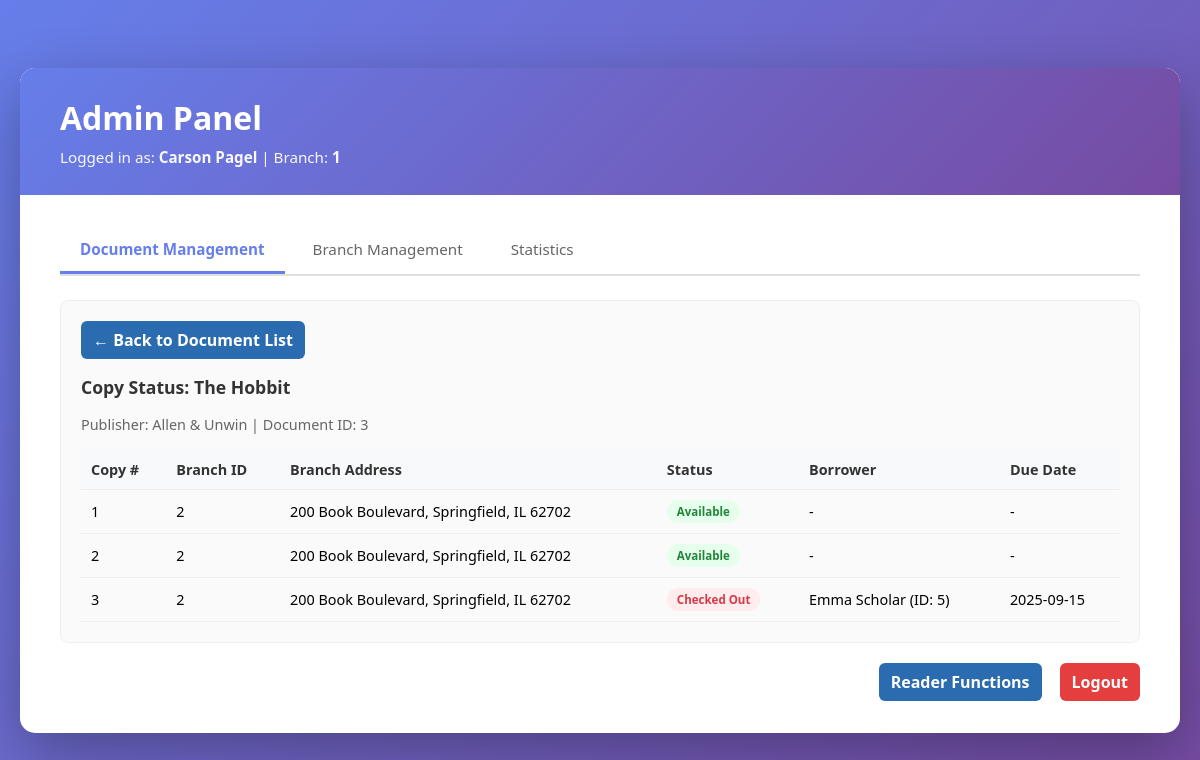
Screenshot of /admin.php?tab=docs&view=copies&view_copies=3 (signed in) with the database file from the repository.
### tables this page shows
CREATE TABLE `User` (
  `UserID` int(11) NOT NULL,
  `Address` text NOT NULL,
  `Password` varchar(30) NOT NULL,
  `is_admin` tinyint(1) NOT NULL DEFAULT 0,
  `firstname` varchar(30) DEFAULT NULL,
  `lastname` varchar(30) DEFAULT NULL
);

CREATE TABLE `Librarian` (
  `UserID` int(11) NOT NULL,
  `BranchID` int(11) NOT NULL,
  `StartDate` date NOT NULL
);

CREATE TABLE `Document` (
  `DocID` int(11) NOT NULL,
  `Title` varchar(1000) NOT NULL,
  `Publisher` varchar(1000) NOT NULL
);

CREATE TABLE `Copy` (
  `DocID` int(11) NOT NULL,
  `BranchID` int(11) NOT NULL,
  `CopyNum` smallint(6) NOT NULL,
  `UserID` int(11) DEFAULT NULL,
  `Date` date NOT NULL
);

CREATE TABLE `Lib_Branch` (
  `BranchID` int(1) NOT NULL,
  `Address` text NOT NULL,
  `PhoneNumber` char(10) NOT NULL
);

CREATE TABLE `Borrows` (
  `DocID` int(11) NOT NULL,
  `CopyNum` smallint(6) NOT NULL,
  `UserID` int(11) NOT NULL,
  `BorrowDate` date NOT NULL,
  `ReturnDate` date NOT NULL
);

### admin.php (the view, shortened to what this page needs)
<?php
include 'database.php';
$userID = $_SESSION['userid'];
$userQ = mysqli_query($conn, "SELECT firstname, lastname, is_admin FROM User WHERE UserID = '$userID'");
$userData = mysqli_fetch_assoc($userQ);
$branchID = null;
$libQ = mysqli_query($conn, "SELECT BranchID FROM Librarian WHERE UserID = '$userID'");
if (mysqli_num_rows($libQ) > 0) {
    $branchID = mysqli_fetch_assoc($libQ)['BranchID'];
}
function h($s) {
    return htmlspecialchars($s, ENT_QUOTES | ENT_SUBSTITUTE, 'UTF-8');
}
$currentTab = isset($_GET['tab']) ? $_GET['tab'] : 'docs';
$currentView = isset($_GET['view']) ? $_GET['view'] : 'list';
$docSearch = '';
$copyStatusDocID = null;
if (isset($_GET['view_copies'])) {
    $copyStatusDocID = intval($_GET['view_copies']);
    $currentTab = 'docs';
    $currentView = 'copies';
}
$documents = [];
$copyStatusData = null;
if ($currentView === 'copies' && $copyStatusDocID > 0) {
    $docQ = mysqli_query($conn, "SELECT Title, Publisher FROM Document WHERE DocID = '$copyStatusDocID'");
    $docInfo = mysqli_fetch_assoc($docQ);
    $sql = "SELECT c.CopyNum, c.BranchID, lb.Address AS BranchAddress, b.UserID AS BorrowerID,
            u.firstname, u.lastname, b.BorrowDate, b.ReturnDate
            FROM Copy c
            LEFT JOIN Lib_Branch lb ON c.BranchID = lb.BranchID
            LEFT JOIN Borrows b ON c.DocID = b.DocID AND c.CopyNum = b.CopyNum
            LEFT JOIN User u ON b.UserID = u.UserID
            WHERE c.DocID = '$copyStatusDocID'
            ORDER BY c.BranchID, c.CopyNum";
    $res = mysqli_query($conn, $sql);
    $copies = [];
    while ($row = mysqli_fetch_assoc($res)) { $copies[] = $row; }
    $copyStatusData = ['docInfo' => $docInfo, 'copies' => $copies, 'docID' => $copyStatusDocID];
}
?>
<!DOCTYPE html>
<html lang="en">
<head>
</head>
<body>
<div class="container">
    <div class="welcome-section">
        <h1>Admin Panel</h1>
        <div class="user-info">
            Logged in as: <strong><?= h($userData['firstname'] . " " . $userData['lastname']) ?></strong>
            <?php if ($branchID !== null): ?>
                | Branch: <strong><?= h($branchID) ?></strong>
            <?php endif; ?>
        </div>
    </div>
    <div class="content">
        <div class="tabs">
            <a href="?tab=docs" class="tab-link <?= $currentTab === 'docs' ? 'active' : '' ?>">Document Management</a>
            <a href="?tab=branch&subtab=binfo" class="tab-link <?= $currentTab === 'branch' ? 'active' : '' ?>">Branch Management</a>
            <a href="?tab=stats" class="tab-link <?= $currentTab === 'stats' ? 'active' : '' ?>">Statistics</a>
        </div>
        <?php if ($currentTab === 'docs'): ?>
            <?php if ($currentView === 'list'): ?>
                <div class="card">
                    <h3>Document Library</h3>
                    <p style="color: #666; font-size: 0.9em; margin-bottom: 12px;">Click on a document title to view copy status</p>
                    <form method="post" class="search-bar">
                        <input type="hidden" name="action" value="search_documents">
                        <input type="text" name="q" placeholder="Search by title, publisher, or document ID..." value="<?= h($docSearch) ?>">
                        <button type="submit" class="small">Search</button>
                    </form>
                    <table>
                        <thead>
                            <tr>
                                <th>ID</th>
                                <th>Title</th>
                                <th>Publisher</th>
                                <th>Copies Available</th>
                                <th>Add Copies</th>
                            </tr>
                        </thead>
                        <tbody>
                            <?php if (empty($documents)): ?>
                                <tr><td colspan="5" style="text-align:center; color:#999;">No documents found</td></tr>
                            <?php else: ?>
                                <?php foreach ($documents as $d): ?>
                                    <tr>
                                        <td><?= h($d['DocID']) ?></td>
                                        <td><a href="?tab=docs&view=copies&view_copies=<?= h($d['DocID']) ?>" style="color: #667eea; text-decoration: none; font-weight: 500;"><?= h($d['Title']) ?></a></td>
                                        <td><?= h($d['Publisher']) ?></td>
                                        <td><?= h($d['copies_available']) ?></td>
                                        <td>
                                            <form method="post" class="add-copies-form" style="display: inline-flex; align-items: center;">
                                                <input type="hidden" name="action" value="add_copies">
                                                <input type="hidden" name="docid" value="<?= h($d['DocID']) ?>">
                                                <input type="number" name="num" min="1" placeholder="#" required style="width: 60px;">
                                                <button type="submit" class="small">Add</button>
                                            </form>
                                        </td>
                                    </tr>
                                <?php endforeach; ?>
                            <?php endif; ?>
                        </tbody>
                    </table>
                </div>
            <?php elseif ($currentView === 'copies' && $copyStatusData): ?>
                <div class="card">
                    <a href="?tab=docs" class="button" style="margin-bottom: 16px;">
                        ← Back to Document List
                    </a>
                    <h3>Copy Status: <?= h($copyStatusData['docInfo']['Title']) ?></h3>
                    <div style="color: #666; font-size: 0.9em; margin-bottom: 16px;">
                        Publisher: <?= h($copyStatusData['docInfo']['Publisher']) ?> | Document ID: <?= h($copyStatusData['docID']) ?>
                    </div>
                    <?php if (empty($copyStatusData['copies'])): ?>
                        <p style="color: #999;">No copies found for this document.</p>
                    <?php else: ?>
                        <table>
                            <thead>
                                <tr>
                                    <th>Copy #</th>
                                    <th>Branch ID</th>
                                    <th>Branch Address</th>
                                    <th>Status</th>
                                    <th>Borrower</th>
                                    <th>Due Date</th>
                                </tr>
                            </thead>
                            <tbody>
                                <?php foreach ($copyStatusData['copies'] as $c): ?>
                                    <?php
                                    $isCheckedOut = $c['BorrowerID'] !== null;
                                    $statusBadge = $isCheckedOut
                                        ? '<span class="status-badge status-checked-out">Checked Out</span>'
                                        : '<span class="status-badge status-available">Available</span>';
                                    $borrower = $isCheckedOut
                                        ? h($c['firstname'] . ' ' . $c['lastname']) . ' (ID: ' . h($c['BorrowerID']) . ')'
                                        : '-';
                                    $dueDate = $isCheckedOut ? h($c['ReturnDate']) : '-';
                                    ?>
                                    <tr>
                                        <td><?= h($c['CopyNum']) ?></td>
                                        <td><?= h($c['BranchID']) ?></td>
                                        <td><?= h($c['BranchAddress']) ?></td>
                                        <td><?= $statusBadge ?></td>
                                        <td><?= $borrower ?></td>
                                        <td><?= $dueDate ?></td>
                                    </tr>
                                <?php endforeach; ?>
                            </tbody>
                        </table>
                    <?php endif; ?>
                </div>
            <?php endif; ?>
        <?php endif; ?>
        <div class="actions">
            <a href="member.php" class="button">Reader Functions</a>
            <a href="logout.php" class="button secondary" style="margin-left: 8px;">Logout</a>
        </div>
    </div>
</div>
</body>
</html>

### admin.php (style rules this page uses)
* { margin: 0; padding: 0; box-sizing: border-box; }
body { font-family: 'Segoe UI', Tahoma, Geneva, Verdana, sans-serif; background: linear-gradient(135deg, #667eea 0%, #764ba2 100%); min-height: 100vh; display: flex; flex-direction: column; align-items: center; justify-content: center; padding: 20px; }
.container { display: flex; flex-direction: column; width: 100%; max-width: 1200px; background: white; border-radius: 15px; box-shadow: 0 20px 60px rgba(0, 0, 0, 0.3); overflow: hidden; }
.welcome-section { padding: 28px 40px; background: linear-gradient(135deg, #667eea 0%, #764ba2 100%); color: white; }
.welcome-section h1 { font-size: 2em; font-weight: 700; margin-bottom: 8px; }
.user-info { font-size: 0.95em; opacity: 0.95; }
.content { padding: 32px 40px; }
.tabs { display: flex; gap: 8px; margin-bottom: 24px; border-bottom: 2px solid #e0e0e0; padding-bottom: 0; }
.tab-link { display: inline-block; padding: 12px 20px; background: transparent; color: #666; text-decoration: none; border-bottom: 3px solid transparent; font-size: 0.95em; font-weight: 500; transition: all 0.2s ease; }
.tab-link.active { color: #667eea; border-bottom-color: #667eea; font-weight: 600; }
.card { background: #fafafa; padding: 20px; border-radius: 8px; border: 1px solid #eee; margin-bottom: 20px; }
.card h3 { margin-bottom: 16px; color: #333; font-size: 1.1em; }
a.button { display: inline-block; padding: 8px 12px; background: #2b6cb0; color: #fff; border-radius: 6px; text-decoration: none; font-weight: 600; transition: transform 0.2s ease; }
a.button.secondary { background: #e53e3e; }
table { width: 100%; border-collapse: collapse; margin-top: 10px; font-size: 0.9rem; }
th, td { padding: 10px; border-bottom: 1px solid #eee; text-align: left; }
th { background: #f8f9fa; font-weight: 600; color: #333; }
.status-badge { display: inline-block; padding: 4px 10px; border-radius: 12px; font-size: 0.8em; font-weight: 600; }
.status-available { background: #e6ffed; color: #22863a; }
.status-checked-out { background: #ffecec; color: #d73a49; }
.actions { margin-top: 20px; display: flex; gap: 10px; justify-content: flex-end; }

### rows the page displays
user: firstname+lastname "Carson Pagel"
librarian: BranchID "1"
document: Title "The Hobbit", Publisher "Allen & Unwin"
copy: CopyNum "1", BranchID "2", BranchID.Address "200 Book Boulevard, Springfield, IL 62702", shows "Available", borrower "-", dueDate "-"
copy: CopyNum "2", BranchID "2", BranchID.Address "200 Book Boulevard, Springfield, IL 62702", shows "Available", borrower "-", dueDate "-"
copy: CopyNum "3", BranchID "2", BranchID.Address "200 Book Boulevard, Springfield, IL 62702", shows "Checked Out", borrows.UserID "Emma Scholar (ID: 5)", borrows.ReturnDate "2025-09-15"

### other values shown
$copyStatusData['docID'] "3"
